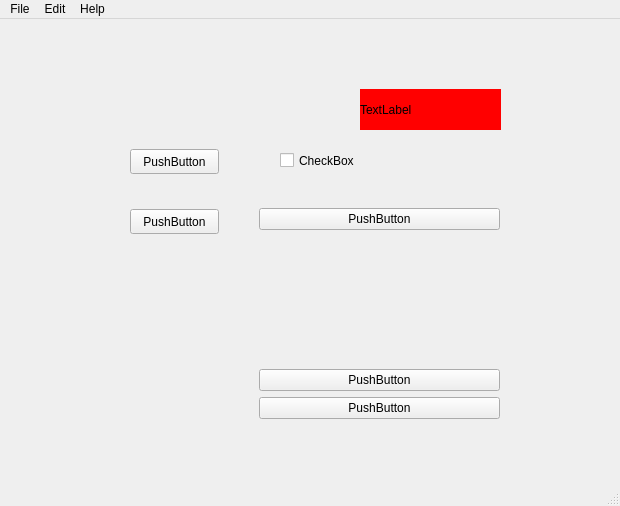
<?xml version="1.0" encoding="UTF-8"?>
<ui version="4.0">
 <class>MainWindow</class>
 <widget class="QMainWindow" name="MainWindow">
  <property name="geometry">
   <rect>
    <x>0</x>
    <y>0</y>
    <width>620</width>
    <height>506</height>
   </rect>
  </property>
  <property name="windowTitle">
   <string>Nesto</string>
  </property>
  <widget class="QWidget" name="centralwidget">
   <widget class="QPushButton" name="pushButton">
    <property name="geometry">
     <rect>
      <x>130</x>
      <y>130</y>
      <width>89</width>
      <height>25</height>
     </rect>
    </property>
    <property name="text">
     <string>PushButton</string>
    </property>
   </widget>
   <widget class="QPushButton" name="pushButton_2">
    <property name="geometry">
     <rect>
      <x>130</x>
      <y>190</y>
      <width>89</width>
      <height>25</height>
     </rect>
    </property>
    <property name="text">
     <string>PushButton</string>
    </property>
   </widget>
   <widget class="QCheckBox" name="checkBox">
    <property name="geometry">
     <rect>
      <x>280</x>
      <y>130</y>
      <width>92</width>
      <height>23</height>
     </rect>
    </property>
    <property name="text">
     <string>CheckBox</string>
    </property>
   </widget>
   <widget class="QWidget" name="verticalLayoutWidget">
    <property name="geometry">
     <rect>
      <x>259</x>
      <y>189</y>
      <width>241</width>
      <height>211</height>
     </rect>
    </property>
    <layout class="QVBoxLayout" name="verticalLayout">
     <item>
      <widget class="QPushButton" name="pushButton_4">
       <property name="text">
        <string>PushButton</string>
       </property>
      </widget>
     </item>
     <item>
      <spacer name="verticalSpacer">
       <property name="orientation">
        <enum>Qt::Vertical</enum>
       </property>
       <property name="sizeHint" stdset="0">
        <size>
         <width>20</width>
         <height>40</height>
        </size>
       </property>
      </spacer>
     </item>
     <item>
      <widget class="QPushButton" name="pushButton_5">
       <property name="text">
        <string>PushButton</string>
       </property>
      </widget>
     </item>
     <item>
      <widget class="QPushButton" name="pushButton_3">
       <property name="text">
        <string>PushButton</string>
       </property>
      </widget>
     </item>
    </layout>
   </widget>
   <widget class="QLabel" name="label">
    <property name="geometry">
     <rect>
      <x>360</x>
      <y>70</y>
      <width>141</width>
      <height>41</height>
     </rect>
    </property>
    <property name="styleSheet">
     <string notr="true">background-color: red;</string>
    </property>
    <property name="text">
     <string>TextLabel</string>
    </property>
   </widget>
  </widget>
  <widget class="QMenuBar" name="menubar">
   <property name="geometry">
    <rect>
     <x>0</x>
     <y>0</y>
     <width>620</width>
     <height>22</height>
    </rect>
   </property>
   <widget class="QMenu" name="menuFile">
    <property name="title">
     <string>File</string>
    </property>
   </widget>
   <widget class="QMenu" name="menuEdit">
    <property name="title">
     <string>Edit</string>
    </property>
   </widget>
   <widget class="QMenu" name="menuHelp">
    <property name="title">
     <string>Help</string>
    </property>
   </widget>
   <addaction name="menuFile"/>
   <addaction name="menuEdit"/>
   <addaction name="menuHelp"/>
  </widget>
  <widget class="QStatusBar" name="statusbar"/>
 </widget>
 <resources/>
 <connections>
  <connection>
   <sender>pushButton</sender>
   <signal>clicked()</signal>
   <receiver>MainWindow</receiver>
   <slot>close()</slot>
   <hints>
    <hint type="sourcelabel">
     <x>174</x>
     <y>164</y>
    </hint>
    <hint type="destinationlabel">
     <x>309</x>
     <y>252</y>
    </hint>
   </hints>
  </connection>
 </connections>
</ui>
